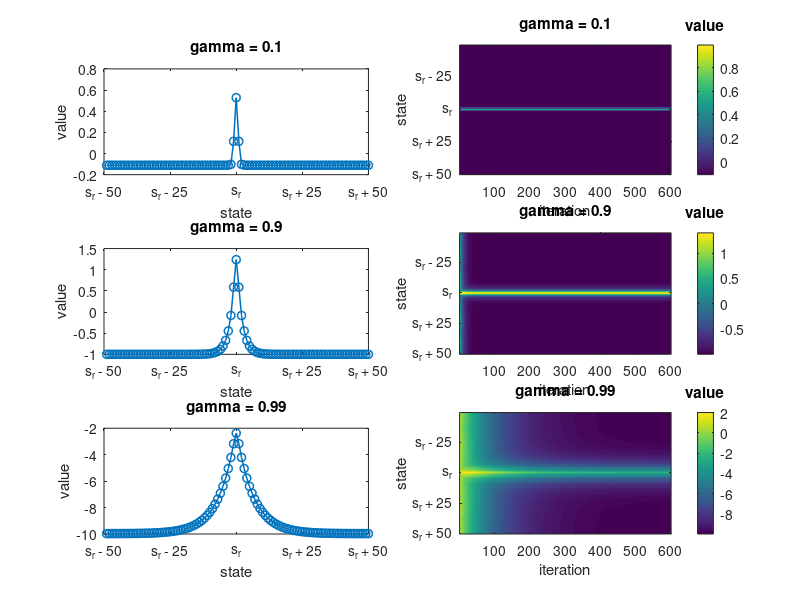

Write the MATLAB code that produced this figure. (Note: this script raises an error after producing the figure.)

%% Problem 4: Reinforcement learning on a ring
%% 4b
N = 100;
p = .2;
g_set = [.1 .9 .99];

s_r = 50;%randi(N);
r = -.1*ones(N,3); % 1 s-1 % 2 s % 3 s+1

r(mod(s_r,N),2) = r(mod(s_r,N),2)+1;
r(mod(s_r-1,N),3) = r(mod(s_r-1,N),3)+1;
r(mod(s_r+1,N),1) = r(mod(s_r+1,N),1)+1;

its = 600;
V = rand(size(g_set,2),N,its);
s_set = 0:N-1;

for g = g_set
    for it = 1:its-1
    for s = s_set(randperm(N))
        
        s1 = mod(s-1,N)+1;
        s2 = mod(s,N)+1;
        s3 = mod(s+1,N)+1;
        
        discounted_s1 = g*(p*V(g == g_set,mod(s1-2,N)+1,it)+ (1 - 2*p)*V(g == g_set,mod(s1-1,N)+1,it)+...
            p*V(g == g_set,mod(s1,N)+1,it));
        discounted_s2 = g*(p*V(g == g_set,mod(s2-2,N)+1,it)+(1 - 2*p)*V(g == g_set,mod(s2-1,N)+1,it)+...
            p*V(g == g_set,mod(s2,N)+1,it));
        discounted_s3 = g*(p*V(g == g_set,mod(s3-2,N)+1,it)+(1 - 2*p)*V(g == g_set,mod(s3-1,N)+1,it)+...
            p*V(g == g_set,mod(s3,N)+1,it));
        
        V(g == g_set,s2,it+1) = p*(r(s2,1)+discounted_s1) + p*(r(s2,3)+discounted_s3) +...
            (1 - 2*p)*(r(s2,2)+discounted_s2);
    end
    end
end

%% visualize 4b
figure('position',[0 0 1200 1000]);
for g_ind = 1:3
subplot(3,2,g_ind*2-1)
plot(V(g_ind,:,end)','o-','lineWidth',1.1)
set(gca,'xtick',(s_r-50):25:(s_r+50),'xticklabel',...
    {'s_r - 50','s_r - 25','s_r','s_r + 25','s_r + 50'})
xlabel('state')
ylabel('value')
title(['gamma = ' num2str(g_set(g_ind))])
subplot(3,2,g_ind*2)
imagesc(squeeze(V(g_ind,:,:)))
xlabel('iteration')
ylabel('state')
title(['gamma = ' num2str(g_set(g_ind))])
set(gca,'ytick',(s_r-50):25:(s_r+50),'yticklabel',...
    {'s_r - 50','s_r - 25','s_r','s_r + 25','s_r + 50'})
h = colorbar;
title(h,'value')
end
saveFormattedFig(fullfile('C:\Users\Laura\Desktop\mcb 131\code\mcb131\final_4b'))

%% 4c
N = 100;
g_set = [.1 .9 .99];

s_r = 50;%randi(N);
r = -.1*ones(N,3); % 1 s-1 % 2 s % 3 s+1

r(mod(s_r,N),2) = 0;
r(mod(s_r-1,N),3) = 0;
r(mod(s_r+1,N),1) = 0;

its = 1000;
V = rand(size(g_set,2),N,its);
G = rand(N,1);
s_set = 0:N-1;

for g = g_set
    for it = 1:its-1
    for s = s_set(randperm(N))
        
        s1 = mod(s-1,N)+1;
        s2 = mod(s,N)+1;
        s3 = mod(s+1,N)+1;
        
        discounted_s1 = g*(p*V(g == g_set,mod(s1-2,N)+1,it)+ (1 - 2*p)*V(g == g_set,mod(s1-1,N)+1,it)+...
            p*V(g == g_set,mod(s1,N)+1,it));
        discounted_s2 = g*(p*V(g == g_set,mod(s2-2,N)+1,it)+(1 - 2*p)*V(g == g_set,mod(s2-1,N)+1,it)+...
            p*V(g == g_set,mod(s2,N)+1,it));
        discounted_s3 = g*(p*V(g == g_set,mod(s3-2,N)+1,it)+(1 - 2*p)*V(g == g_set,mod(s3-1,N)+1,it)+...
            p*V(g == g_set,mod(s3,N)+1,it));
        
        V(g == g_set,s2,it+1) = p*(r(s2,1)+discounted_s1) + p*(r(s2,3)+discounted_s3) +...
            (1 - 2*p)*(r(s2,2)+discounted_s2);
    end
    end
end


%%

%% Problem 5: Ring Attractor
%% initialize
N = 100;
h0 = 2;
h1 = 1;
T = 2;
tau = 1;
nsteps = 1000;
step_size = .01;
theta = 2*pi.*(1:N)/N;
w0_set = [0 1 2];
w1_set = [-10 2 10];
fig_plot = figure;
fig_im = figure;
nr = size(w0_set,2);
nc = size(w1_set,2);
plot_Wij = 0;
add_noise = 1;
theta0 = pi;

%% simuluate dynamics for various w0 w1
for w0 = w0_set
for w1 = w1_set
%% make weight matrix
Wij = nan(N);

if add_noise==1
a = rand(N,nsteps);
else
a = zeros(N,nsteps);
end

for i  = 1:100
for j  = 1:100
    if i==j
Wij(i,i) = 0;
    else
Wij(i,j) = (1/N)*(w0+w1*cos(theta(i) - theta(j)));
    end
end
end

%% plot weight matrix
if plot_Wij==1
imagesc(Wij)
axis square
title('Wij')
h = colorbar;
title(h,'synaptic weight')
xlabel('neuron i')
ylabel('neuron j')
end

%% iterate through time
step_set = step_size:step_size:nsteps*step_size;
for t = step_set
    for i = 1:N
        f = Wij(i,:)*a(:,t==step_set)+h0-T+h1*cos(theta(i)-theta0);
        if f<0
            f = 0;
        end
        a(i,find(t==step_set)+1) = a(i,t==step_set) - ...
            a(i,t==step_set)*step_size + f*step_size;
    end
end

%% visualizations
cmap = hsv(100);
figure(fig_plot)
subplot(nr,nc,(find(w0_set==w0)-1)*nc+find(w1_set==w1))
    hold on
if w0==w0_set(1) && w1==w1_set(end)
for i = 10:10:N
    plot((a(i,:)),'color',cmap(i,:),'lineWidth',1.5)
end
legend('neuron 10','neuron 20','neuron 30','neuron 40','neuron 50',...
    'neuron 60','neuron 70','neuron 80','neuron 90','neuron 100')
end
for i = 1:N
    plot((a(i,:)),'color',cmap(i,:),'lineWidth',1.5)
end
xlim([0 nsteps])
xlabel('time steps')
ylabel('activity')
title(['w0 = ' num2str(w0) ' ; w1 = ' num2str(w1)])

figure(fig_im)
subplot(nr,nc,(find(w0_set==w0)-1)*nc+find(w1_set==w1))
    imagesc(a)
axis square
title(['w0 = ' num2str(w0) ' ; w1 = ' num2str(w1)])
h = colorbar;
title(h,'activity')
ylabel('neuron i')
xlabel('time steps')
end
end
figure(fig_plot)
saveFormattedFig(fullfile('C:\Users\Laura\Desktop\mcb 131\code\mcb131\final_5a'))
figure(fig_im)
saveFormattedFig(fullfile('C:\Users\Laura\Desktop\mcb 131\code\mcb131\final_5b'))
